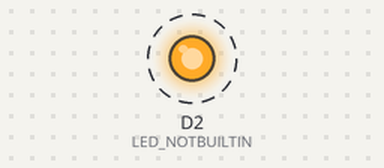
This sketch was run on a simulated Seeed XIAO (SAMD21). Parts: output pins drawn as LEDs (lit = HIGH). Dashed ring = blinking.

Above: at 0.5 s.
Timing chart, 0 to 4.6 s (numbered marks = the images above):
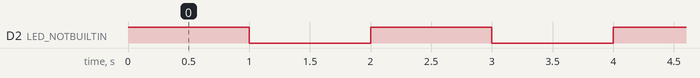

Measured:
- by itself, D2 (LED_NOTBUILTIN): alternates HIGH for 1.0 s and LOW for 1.0 s

The sketch:

Blink.ino
```cpp
// XIAO heeft geen ingebouwde LED
#define LED_NOTBUILTIN D2

void setup() {
  // initialize digital pin LED_BUILTIN as an output.
  pinMode(LED_NOTBUILTIN, OUTPUT);
}

void loop() {
  digitalWrite(LED_NOTBUILTIN, HIGH);  // zet LED aan (HIGH is the voltage level)
  delay(1000);              // wacht een seconde
  digitalWrite(LED_NOTBUILTIN, LOW);   // zet LED uit by making the voltage LOW
  delay(1000);              // wacht een seconde
}
```
